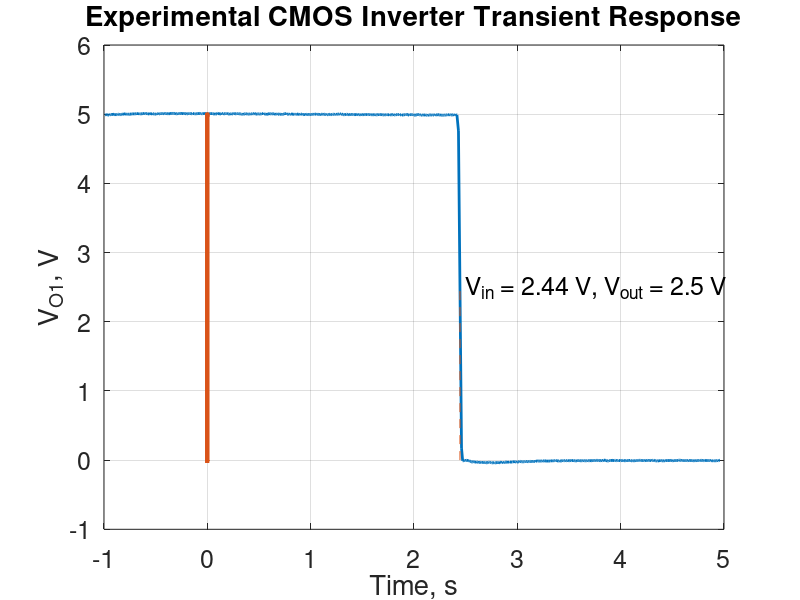

The MATLAB script that drew this image:
%% ECE 342 Lab Task 3 Part 2
close all;

input = csvread('cmos-vtc-input-exper.csv');
output = csvread('cmos-vtc-output-exper.csv');

inputVoltage = input(:,2);
outputVoltage = output(:,2);
inputVSub = inputVoltage(544:545);
outputVSub = outputVoltage(544:545);

plot(inputVoltage, outputVoltage, 'Linewidth', 2);
grid on;
set(gca, 'fontsize', 18);
title('Experimental CMOS Inverter VTC');
ylabel('V_{O1}, V');
xlabel('V_{in}, V');
hold on;

halfwayPoint = interp1(outputVSub, inputVSub, 2.5)
line([halfwayPoint halfwayPoint], [0 2.5],'linestyle', '--');
text(2.5, 2.5, 'V_{in} = 2.44 V, V_{out} = 2.5 V', 'fontsize', 18);

%% Transient
close all;

output = csvread('cmos-transient-exper.csv');

time = output(:,1);
outputVoltage = output(:,2);

plot(time, outputVoltage, 'Linewidth', 2);
grid on;
set(gca, 'fontsize', 18);
title('Experimental CMOS Inverter Transient Response');
ylabel('V_{O1}, V');
xlabel('Time, s');
hold on;
